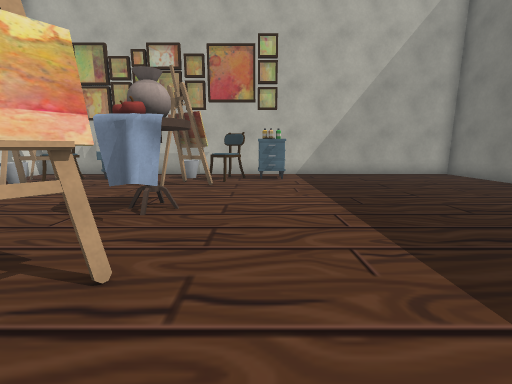
view 1 (above)

13 first-person views from a walk through a scene from a Unity 3-D project. The camera is 1.2 m above the floor, tilts 10° down and sees 90° across. The floor is counted in squares, 1 m on a side. Each view is taken from the middle of a square. On the plan, view 1 faces up. The plan holds only what a view shows up to about 12 squares ahead; the rest is blank.

view 2
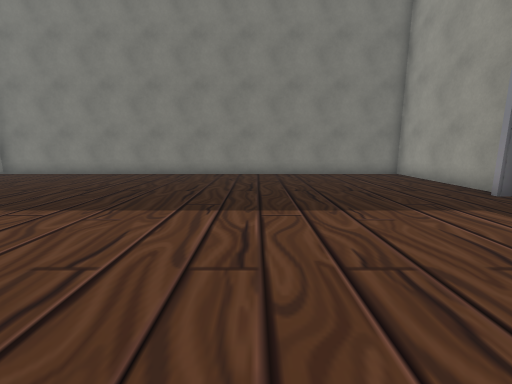

view 3
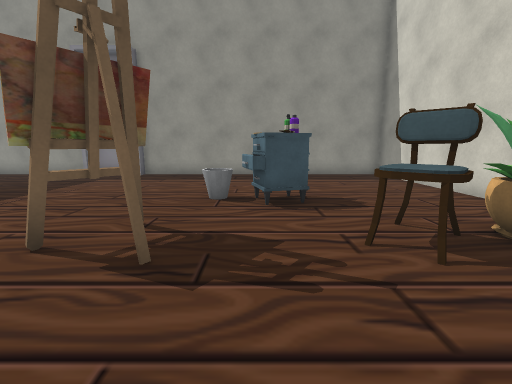

view 4
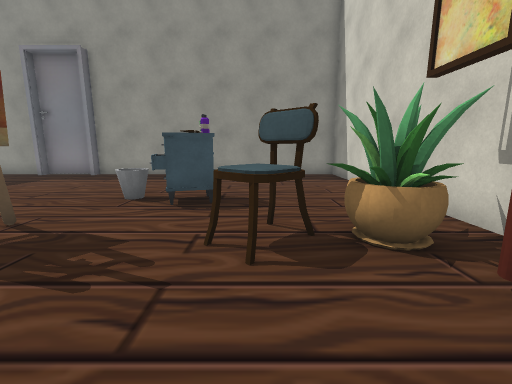

view 5
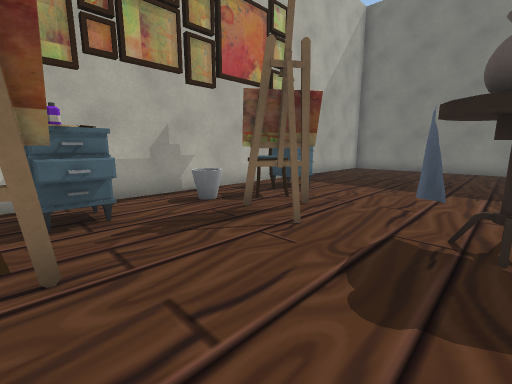

view 6
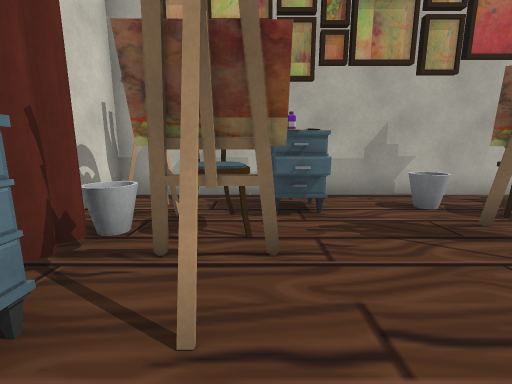

view 7
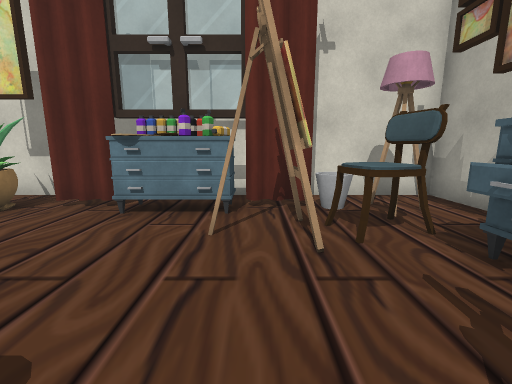

view 8
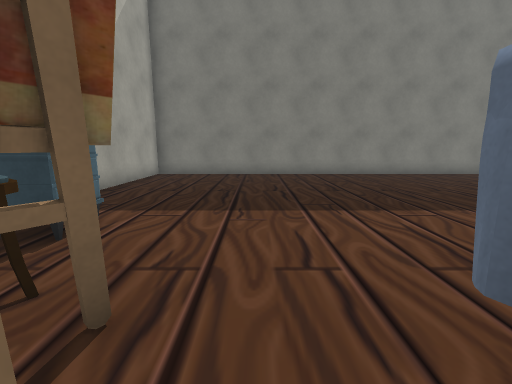

view 9
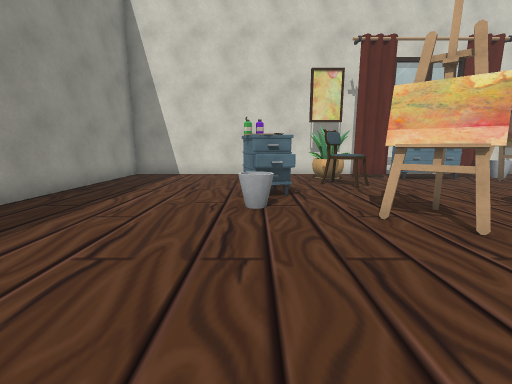

view 10
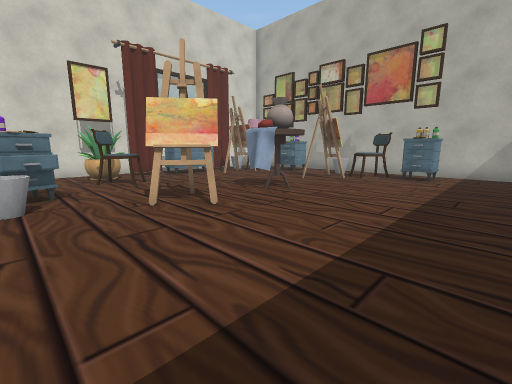

view 11
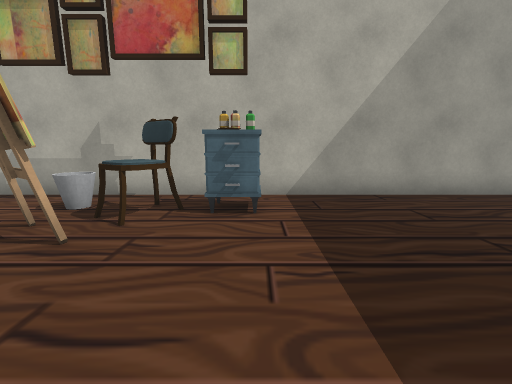

view 12
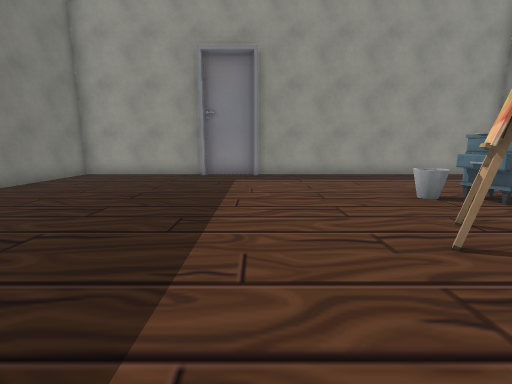

view 13
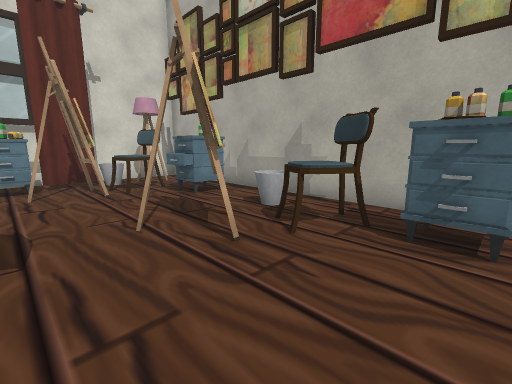

### Floor plan
Key: @ floor where view 1 was taken; # wall or solid block; x gap in a wall; . floor; ^ raised ledge; O other object.
Columns run from 10 left of view 1 to 9 right of it. Each row starts with its distance up from view 1.
 12 ####################
 11 #..................#
 10 #.#.^^.OO^^^.......#
  9 #.O^^^.##^.........#
  8 #.###..##..........#
  7 #.###..............#
  6 #.#................#
  5 #.^.....#..........#
  4 #.#.....#..........#
  3 #.#................#
  2 #x##^...#..........#
  1 #..................#
  0 #....##...@........#
 -1 #....^^O...........#
 -2 #..................#
 -3 #..................#
 -4 #..................#
 -5 #..................#
 -6 ####################

Positions as (right, up) in squares from view 1, and headings:
1: (0, 0), facing up
2: (-3, 0), facing right
3: (-4, 5), facing down
4: (-6, 5), facing down
5: (-6, 5), facing up-right
6: (-6, 5), facing up
7: (-3, 7), facing left
8: (-3, 7), facing right
9: (2, -1), facing left
10: (3, -1), facing up-left
11: (1, 5), facing up
12: (1, 5), facing down
13: (1, 6), facing up-left
